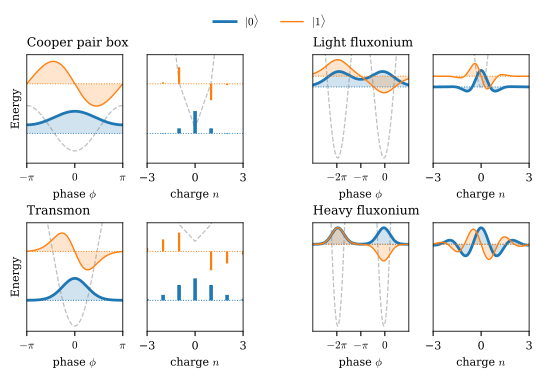

This figure's Python source:
"""Eigenstates of the four single-mode qubits of fig:single_mode_qubits, in the phase and charge bases.

Wavefunctions are real: n_g = 0, phi_ext = pi, and fix_phase is applied separately in each basis.

Runs ../../code-snippets/chapter_0.py (the source of the chapter's code listings) for its solvers and
writes single_mode_eigenstates.pdf next to this file.
All four circuits share E_J; the rows share E_C and the columns share E_L, so moving down a column
only adds capacitance and moving across a row only adds the inductor.
"""
import os
import runpy
import numpy as np
from _convergence_plot import *  # sets the Agg backend and the shared colors

here = os.path.dirname(os.path.abspath(__file__))
ns = runpy.run_path(os.path.join(here, "..", "..", "code-snippets", "chapter_0.py"))

EJ, EL = 10, 0.4
EC_SMALL_C, EC_LARGE_C = 5, 0.5  # E_J/E_C = 2 and 20
N_PLOT = 2
N_CUT = 20

plt.rcParams.update({"font.size": 8, "mathtext.fontset": "cm", "font.family": "serif", "axes.linewidth": 0.6})


def real_fixed(psi):
    """Apply fix_phase (first-half maximum real and positive) and check that the result is real."""
    psi = fix_phase(psi)
    assert np.abs(psi.imag).max() < 1e-8*np.abs(psi).max(), "wavefunction is not real after fix_phase"
    return psi.real


def compact_states(EC):
    """Charge-basis eigenstates (n_g = 0) and their phase-basis wavefunctions on [-pi, pi)."""
    n_vals, evals, evecs = ns["transmon_charge"](N_CUT, EJ, EC, 0)
    phi = np.linspace(-np.pi, np.pi, 801)
    psi_phi = np.exp(1j*np.outer(phi, n_vals)) @ evecs[:, :N_PLOT] / np.sqrt(2*np.pi)
    return (evals[:N_PLOT], phi, [real_fixed(psi_phi[:, i]) for i in range(N_PLOT)],
            n_vals, [real_fixed(evecs[:, i].astype(complex)) for i in range(N_PLOT)])


def fluxonium_states(EC):
    """Phase-grid eigenstates at half flux (phi_ext = pi) and their continuous charge wavefunctions.

    The potential 0.5*E_L*(phi + pi)^2 - E_J*cos(phi) is symmetric about phi = -pi, so the Fourier
    transform is taken about that point; the charge wavefunctions are then real up to a global phase.
    """
    phi, evals, evecs = ns["fluxonium_phase"](1201, EJ, EC, EL, np.pi, phi_range=(-6*np.pi, 4*np.pi))
    dphi = phi[1] - phi[0]
    psi = evecs[:, :N_PLOT].T/np.sqrt(dphi)
    n = np.linspace(-3, 3, 601)
    psi_n = psi @ np.exp(-1j*np.outer(phi + np.pi, n))*dphi/np.sqrt(2*np.pi)
    return (evals[:N_PLOT], phi, [real_fixed(p.astype(complex)) for p in psi],
            n, [real_fixed(p) for p in psi_n])


def energy_panel(ax, x, potential, evals, wavefunctions, scale, discrete=False):
    """Potential (dashed) with each real wavefunction drawn at its eigenvalue, as in the convergence figures.

    |0> is drawn thicker so that it stays visible under |1> where the two coincide (heavy fluxonium).
    """
    ax.plot(x, potential, "--", c="gray", alpha=0.5, lw=0.9)
    for i, (E, psi) in enumerate(zip(evals, wavefunctions)):
        c, lw = STATE_COLORS[i], (2.0 if i == 0 else 1.0)
        ax.axhline(E, ls=":", c=c, lw=0.7)
        if discrete:
            ax.vlines(x, E, E + scale*psi, colors=c, lw=lw + 0.6)
        else:
            ax.fill_between(x, E, E + scale*psi, color=c, alpha=0.2, lw=0)
            ax.plot(x, E + scale*psi, c=c, lw=lw)
    ax.set_yticks([])


fig = plt.figure(figsize=(6.5, 3.6))
gs = fig.add_gridspec(2, 5, width_ratios=[1, 1, 0.22, 1, 1], hspace=0.55, wspace=0.3)
systems = [  # (row, first column, name, E_C, has inductor)
    (0, 0, "Cooper pair box", EC_SMALL_C, False),
    (1, 0, "Transmon", EC_LARGE_C, False),
    (0, 3, "Light fluxonium", EC_SMALL_C, True),
    (1, 3, "Heavy fluxonium", EC_LARGE_C, True),
]
for row, col, name, EC, inductor in systems:
    ax_phi, ax_n = fig.add_subplot(gs[row, col]), fig.add_subplot(gs[row, col + 1])
    if inductor:
        evals, phi, p_phi, n, p_n = fluxonium_states(EC)
        V_phi = 0.5*EL*(phi + np.pi)**2 - EJ*np.cos(phi)
        ax_phi.set_xlim(-3*np.pi, np.pi)
        ax_phi.set_xticks([-2*np.pi, -np.pi, 0])
        ax_phi.set_xticklabels([r"$-2\pi$", r"$-\pi$", r"$0$"])
        discrete = False
    else:
        evals, phi, p_phi, n, p_n = compact_states(EC)
        V_phi = -EJ*np.cos(phi)
        ax_phi.set_xlim(-np.pi, np.pi)
        ax_phi.set_xticks([-np.pi, 0, np.pi])
        ax_phi.set_xticklabels([r"$-\pi$", r"$0$", r"$\pi$"])
        discrete = True
    # y-range from the bottom of the potential to above |1>; wavefunctions get a common height
    v_min = V_phi[(phi >= ax_phi.get_xlim()[0]) & (phi <= ax_phi.get_xlim()[1])].min()
    height = 0.45*max(evals[1] - evals[0], 0.45*(evals[1] - v_min))  # heavy fluxonium levels nearly degenerate
    lo, hi = min(v_min, evals[0] - 1.1*height), evals[1] + 1.3*height
    lo -= 0.05*(hi - lo)
    energy_panel(ax_phi, phi, V_phi, evals, p_phi, height/np.abs(p_phi).max())
    energy_panel(ax_n, n, 4*EC*n**2, evals, p_n, height/np.abs(p_n).max(), discrete=discrete)
    ax_n.set_xlim(-3, 3)
    ax_n.set_xticks([-3, 0, 3])
    for ax in (ax_phi, ax_n):
        ax.set_ylim(lo, hi)
    ax_phi.set_xlabel(r"phase $\phi$")
    ax_n.set_xlabel(r"charge $n$")
    if col == 0:
        ax_phi.set_ylabel("Energy")
    ax_phi.set_title(name, loc="left", fontsize=9, x=0.0)
    print(f"{name:16s} E_J/E_C={EJ/EC:4.0f} E_L={EL if inductor else 0}: E01={evals[1]-evals[0]:.3g}")

handles = [plt.Line2D([], [], c=STATE_COLORS[i], lw=(2.0 if i == 0 else 1.0), label=rf"$|{i}\rangle$") for i in range(N_PLOT)]
fig.legend(handles=handles, loc="upper center", ncol=N_PLOT, frameon=False, fontsize=8, bbox_to_anchor=(0.5, 1.02))
out = os.path.join(here, "single_mode_eigenstates.pdf")
fig.savefig(out, bbox_inches="tight")
print("wrote", out)
